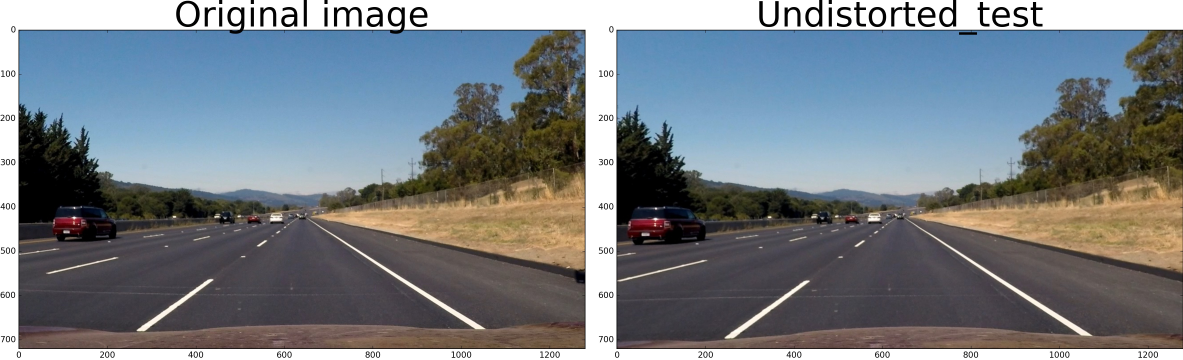
#> input picture output_images/Undistorted_test.jpg, 4732 x 1438 px (shown at 1/4 size)
$ python -i pipeline.py   (imports and definitions only)
#> lines starting #> are read from the running program, lines starting #| are printed output that depends on the picture; after the words box and inside, x2 and y2 are one past the last pixel; in counts of white or black regions, pixels touching at a corner belong together
import utils
import cv2
import matplotlib.image as mpimg
import numpy as np

def binary_for_lanes(image, fname=None, debug=False):
#> called with debug = False
    import numpy as np
    hsv_image = cv2.cvtColor(image, cv2.COLOR_RGB2HSV)
#> hsv_image: shape (1438, 4732, 3); mean H, S, V 70.7, 64.2, 142.9
    binary_mask = get_lane_lines_mask(hsv_image, [WHITE_LINES, YELLOW_LINES])
    if debug:
        titles = [fname, 'HSV', 'White and Yellow Color Extracted']
        images = [image, hsv_image, binary_mask]
        cmaps = [None, None, 'gray']
        plt.figure(figsize=(15, 5))
        for i in range(3):
            plt.subplot(1,3,i+1), plt.imshow(images[i], cmap=cmaps[i])
            plt.title(titles[i])
            plt.xticks([]),plt.yticks([])
        # End of for i...
        import os.path
        plt.savefig("./output_images/binary_study_" + os.path.basename(fname))
        plt.show()
    # End of if debug
    return binary_mask
def gimp_to_opencv_hsv(*rgb):
    """
        from GIMP color values (RGB) to HSV
        """
    return (rgb[0] / 2, rgb[1] / 100 * 255, rgb[2] / 100 * 255)

# White and yellow color thresholds for lines masking.
# Optional "kernel" key is used for additional morphology
WHITE_LINES = { 'low_th': gimp_to_opencv_hsv(0, 0, 80),
                'high_th': gimp_to_opencv_hsv(359, 10, 100) }

YELLOW_LINES = { 'low_th': gimp_to_opencv_hsv(35, 20, 30),
                 'high_th': gimp_to_opencv_hsv(65, 100, 100),
                 'kernel': np.ones((3,3),np.uint64)}

def get_lane_lines_mask(hsv_image, colors):
    """
        Image binarization using a list of colors. The result is a binary mask
        which is a sum of binary masks for each color.
        """
    masks = []
    for color in colors:
        if 'low_th' in color and 'high_th' in color:
            mask = cv2.inRange(hsv_image, color['low_th'], color['high_th'])
            if 'kernel' in color:
                mask = cv2.morphologyEx(mask, cv2.MORPH_OPEN, color['kernel'])
            # End of if 'kernel' ...
            masks.append(mask)
        else: raise Exception('High or low threshold values missing')
#> this loop made 2 passes
#> pass 1, in get_lane_lines_mask, `mask = cv2.inRange(hsv_image, color['low_th'], color['high_th'])`:
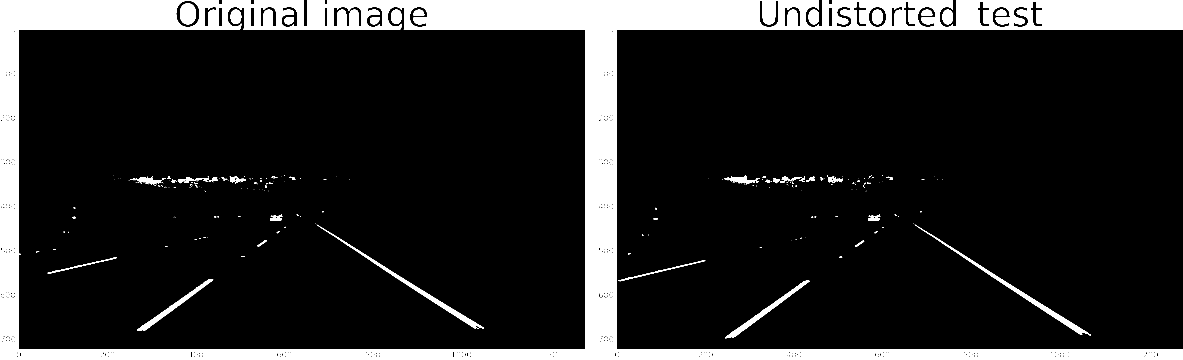
#> mask: shape (1438, 4732) (shown at 1/4 size); 14.4% white; 361 white regions (215 under 20 px), largest, box (x1, y1, x2, y2) and area: (0, 0, 4732, 1438) 904917, (3660, 899, 4364, 1342) 9586, (1269, 899, 1935, 1315) 8876
#> pass 2, in get_lane_lines_mask, `mask = cv2.inRange(hsv_image, color['low_th'], color['high_th'])`:
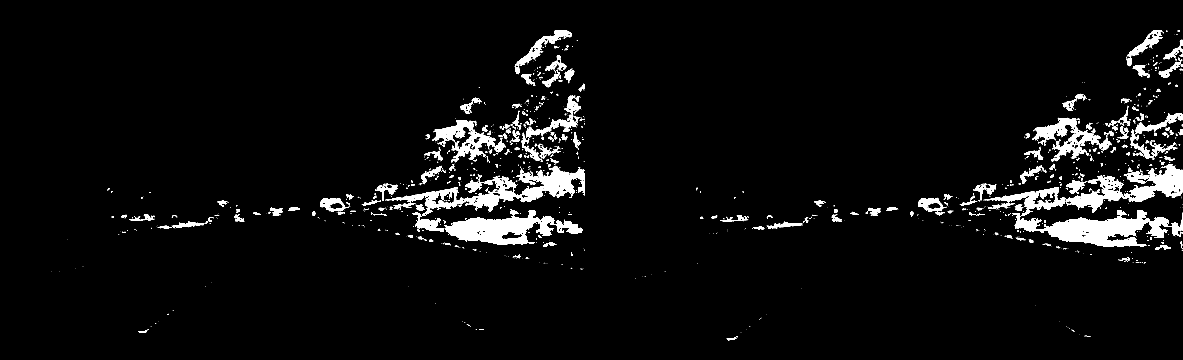
#> mask: shape (1438, 4732) (shown at 1/4 size); 4.3% white; 1671 white regions (1288 under 20 px), largest, box (x1, y1, x2, y2) and area: (4048, 840, 4724, 988) 42933, (1776, 838, 2330, 980) 35149, (4352, 657, 4731, 808) 23351
#> pass 2, in get_lane_lines_mask, `mask = cv2.morphologyEx(mask, cv2.MORPH_OPEN, color['kernel'])`:
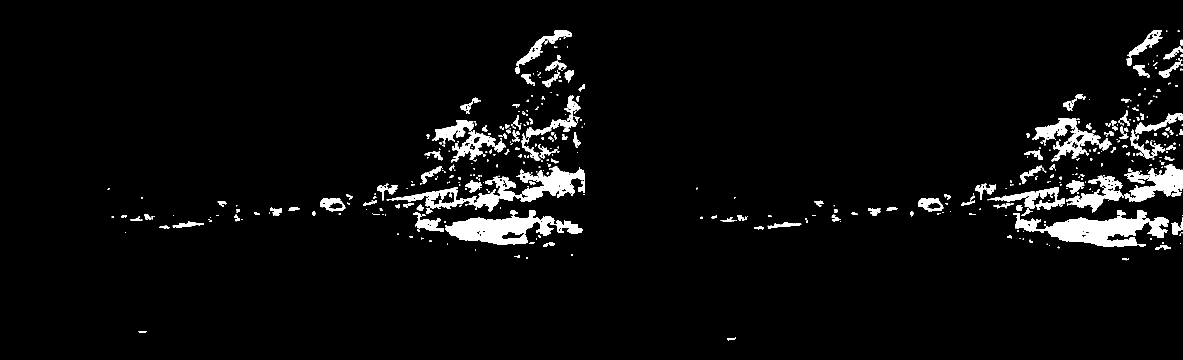
#> mask: shape (1438, 4732) (shown at 1/4 size); 4% white; 610 white regions (192 under 20 px), largest, box (x1, y1, x2, y2) and area: (4054, 840, 4674, 988) 40999, (1780, 840, 2224, 980) 31141, (4409, 657, 4731, 807) 18765
#> after the loop, masks = 2 items
        # End of if 'low_th' ...
    # End of for color ...
    if masks:
        return cv2.add(*masks)
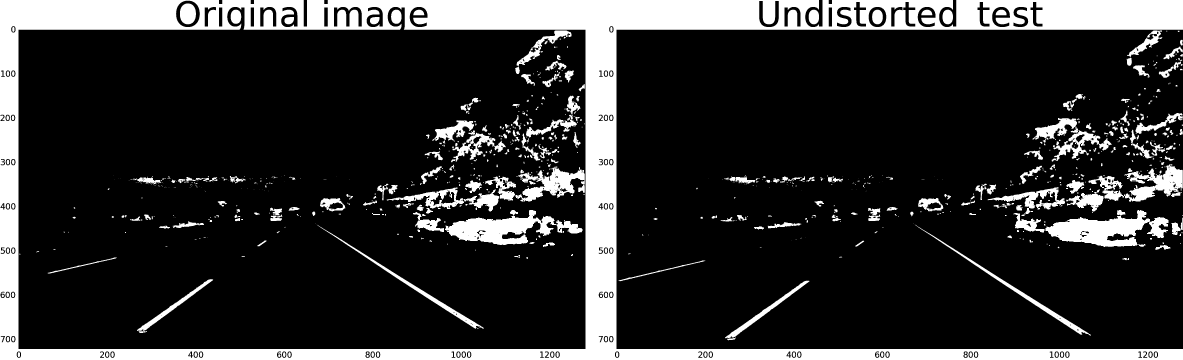
#> returned value: shape (1438, 4732) (shown at 1/4 size); 18.4% white; 971 white regions (407 under 20 px), largest, box (x1, y1, x2, y2) and area: (0, 0, 4732, 1438) 904917, (4054, 840, 4674, 988) 40999, (1780, 840, 2224, 980) 31141

import utils
# [42 lines left out: functions to_RGB, compose_diagScreen, not called in this run]

import numpy as np
import glob
import cv2
import pickle
import os.path
import utils
import matplotlib.pyplot as plt
import matplotlib.image as mpimg

import warp
import tracker

# [18 lines left out: function test_pipeline, not called in this run]

from crop import keep_region_of_interest
# [24 lines left out: function pipeline, not called in this run]

def main():
      test_pipeline()
      return 0

# imports
import sys
# constants

# exception classes

# interface functions

# classes

# internal functions & classes

# [3 lines not run here, left out]

>>> import cv2
>>> picture = cv2.cvtColor(cv2.imread('output_images/Undistorted_test.jpg'), cv2.COLOR_BGR2RGB)
>>> result = binary_for_lanes(picture)
